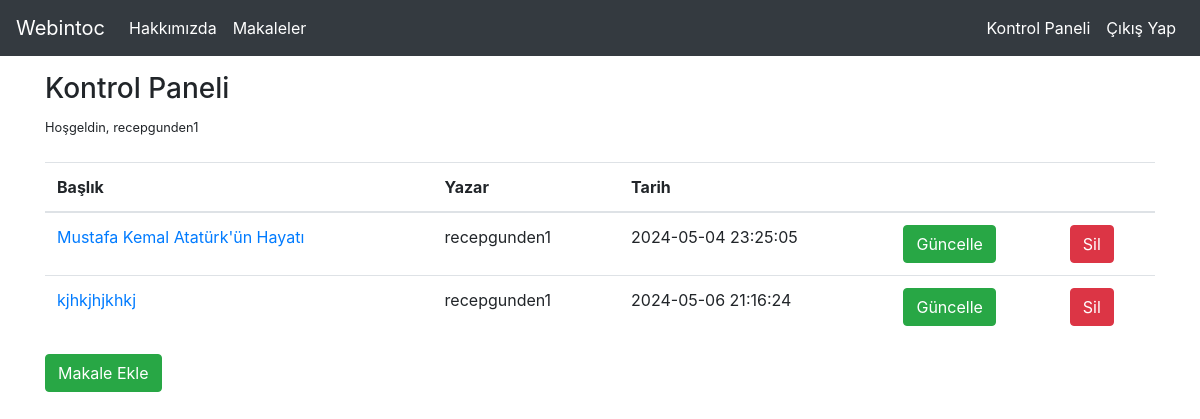
Page /dashboard (signed in) on the earlier database version.
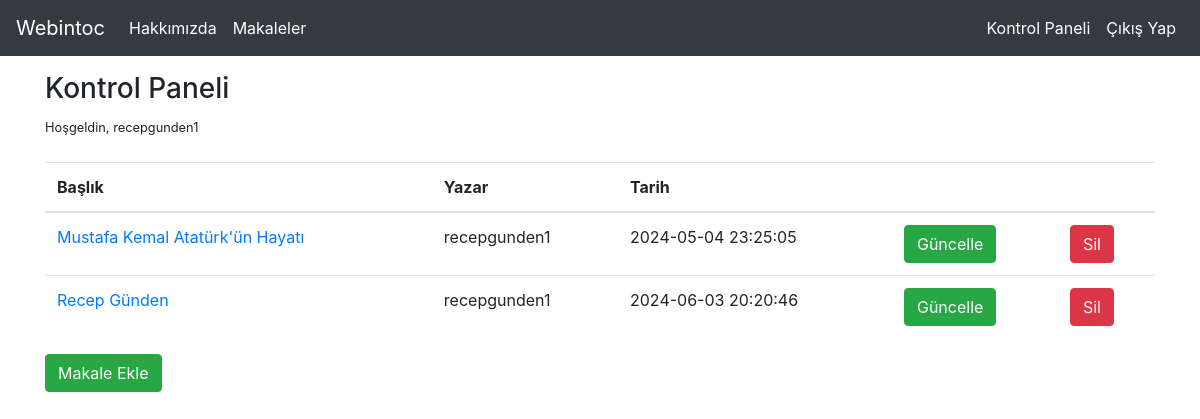
Same page on the later database version.
### tables this page shows
CREATE TABLE "articles" (
    "id" INTEGER PRIMARY KEY AUTOINCREMENT,
    "title" TEXT,
    "author" TEXT,
    "content" TEXT,
    "created_date" TIMESTAMP DEFAULT (datetime('now', 'localtime'))
);

### webintoc.py (the view)
@app.route("/dashboard")
@login_required
def dashboard():
    with sql.connect("webintoc.db") as con:
        cursor = con.cursor()
        sorgu = "SELECT * FROM articles WHERE author = ?"
        cursor.execute(sorgu, (session["username"],))
        articles = cursor.fetchall()
    if articles:
        return render_template("dashboard.html", articles=articles)
    else:
        return render_template("dashboard.html")

### webintoc.py (called while the page is built)
def login_required(f):
    @wraps(f)
    def decorated_function(*args, **kwargs):
        if "logged_in" in session:
            return f(*args, **kwargs)
        else:
            flash("Bu sayfayı görüntülemek için lütfen giriş yapınız..","danger")
            return redirect(url_for("login"))
    return decorated_function

### templates/dashboard.html
{% extends 'layout.html' %}
{% block body %}
    <h3>Kontrol Paneli</h3>
    <small>Hoşgeldin, {{session["username"]}}</small>
    <br>
    {% if articles %}
    <br>
    <table class="table table-hover">
        <thead>
          <tr>
            <th scope="col">Başlık</th>
            <th scope="col">Yazar</th>
            <th scope="col">Tarih</th>
            <th scope="col"></th>
            <th scope="col"></th>
          </tr>
        </thead>
        <tbody>
          {% for article in articles %}
          <tr>
            <td><a href="/article/{{article[0]}}">{{article[1]}}</a></td>
            <td>{{article[2]}}</td>
            <td>{{article[4]}}</td>
            <td><a href="/edit/{{article[0]}}" class="btn btn-success">Güncelle</a></td>
            <td><a href="/delete/{{article[0]}}" class="btn btn-danger">Sil</a></td>
          </tr>
          {% endfor %}
        </tbody>
      </table>
      <a href="/addarticle" class="btn btn-success">Makale Ekle</a>
    {% else %}
        <div class="alert alert-danger">Henüz makale yayınlamadınız</div>
    {% endif %}
{% endblock %}

Differences in the rows shown:
removed articles: title "kjhkjhjkhkj", author "recepgunden1", created_date "2024-05-06 21:16:24"
added articles: title "Recep Günden", author "recepgunden1", created_date "2024-06-03 20:20:46"
